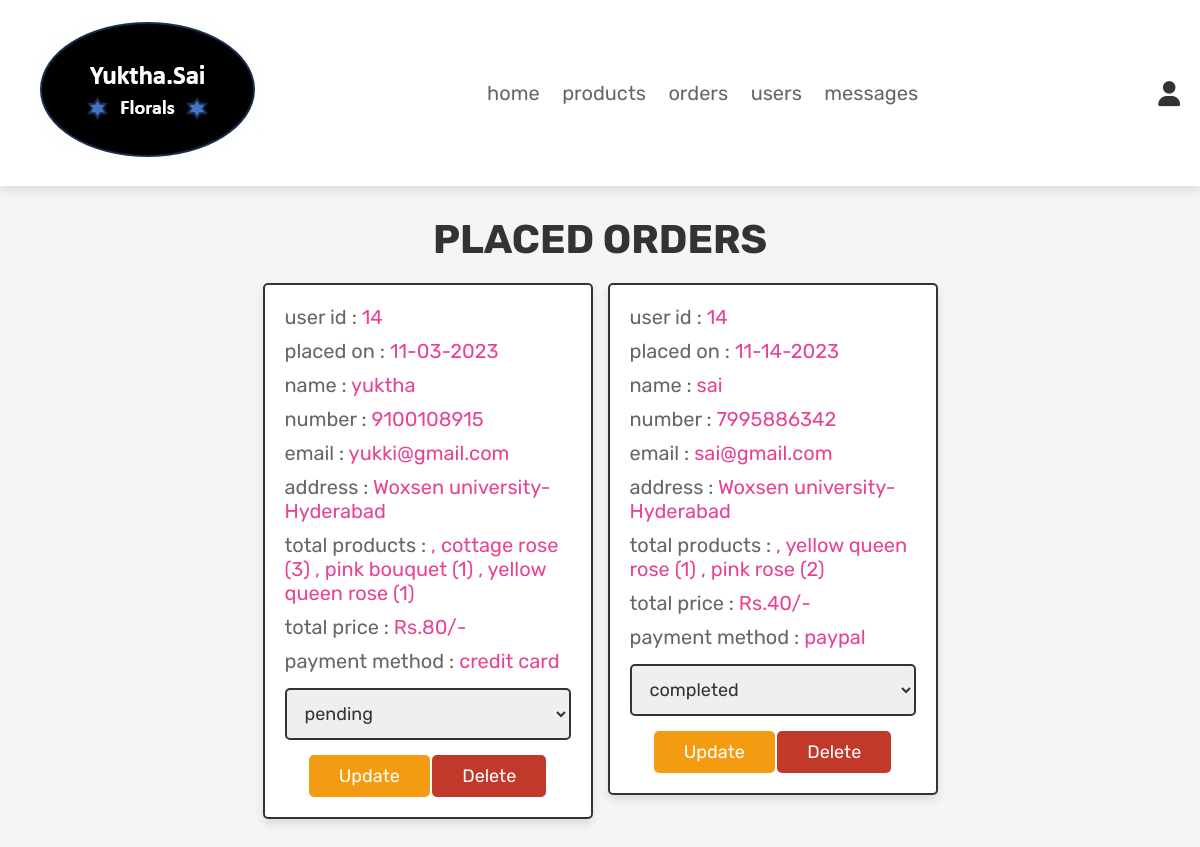
The app's page /admin_orders.php (signed in) with its own data.
### tables this page shows
CREATE TABLE `orders` (
  `id` int(100) NOT NULL,
  `user_id` int(100) NOT NULL,
  `name` varchar(100) NOT NULL,
  `number` varchar(12) NOT NULL,
  `email` varchar(100) NOT NULL,
  `method` varchar(50) NOT NULL,
  `address` varchar(500) NOT NULL,
  `total_products` varchar(1000) NOT NULL,
  `total_price` int(100) NOT NULL,
  `placed_on` varchar(50) NOT NULL,
  `payment_status` varchar(20) NOT NULL DEFAULT 'pending'
);

### admin_orders.php (the view, shortened to what this page needs)
<?php
@include 'config.php';
?>
<!DOCTYPE html>
<html lang="en">
<head>
   <link rel="stylesheet" href="https://cdnjs.cloudflare.com/ajax/libs/font-awesome/6.0.0/css/all.min.css">
   <link rel="stylesheet" href="css/admin_style.css">
</head>
<body>
<?php @include 'admin_header.php'; ?>
<section class="placed-orders">
   <h1 class="title">placed orders</h1>
   <div class="box-container">
      <?php
      $select_orders = mysqli_query($conn, "SELECT * FROM `orders`") or die('query failed');
      if(mysqli_num_rows($select_orders) > 0){
         while($fetch_orders = mysqli_fetch_assoc($select_orders)){
      ?>
      <div class="box">
         <p> user id : <span><?php echo $fetch_orders['user_id']; ?></span> </p>
         <p> placed on : <span><?php echo $fetch_orders['placed_on']; ?></span> </p>
         <p> name : <span><?php echo $fetch_orders['name']; ?></span> </p>
         <p> number : <span><?php echo $fetch_orders['number']; ?></span> </p>
         <p> email : <span><?php echo $fetch_orders['email']; ?></span> </p>
         <p> address : <span><?php echo $fetch_orders['address']; ?></span> </p>
         <p> total products : <span><?php echo $fetch_orders['total_products']; ?></span> </p>
         <p> total price : <span>Rs.<?php echo $fetch_orders['total_price']; ?>/-</span> </p>
         <p> payment method : <span><?php echo $fetch_orders['method']; ?></span> </p>
         <form action="" method="post">
            <select name="update_payment">
               <option disabled selected><?php echo $fetch_orders['payment_status']; ?></option>
            </select>
            <input type="submit" name="update_order" value="update" class="option-btn">
            <a href="admin_orders.php?delete=<?php echo $fetch_orders['id']; ?>" class="delete-btn" onclick="return confirm('delete this order?');">delete</a>
         </form>
      </div>
      <?php
         }
      }else{
         echo '<p class="empty">no orders placed yet!</p>';
      }
      ?>
   </div>
</section>
</body>
</html>

### css/admin_style.css (style rules this page uses)
:root { --pink:#e84393; --red:#c0392b; --orange:#f39c12; --black:#333; --white:#fff; --light-color:#666; --light-white:#ccc; --light-bg:#f5f5f5; --border:.2rem solid var(--black); --box-shadow:0 .5rem 1rem rgba(0,0,0,.1); }
* { font-family: 'Rubik', sans-serif; margin:0; padding:0; box-sizing: border-box; outline: none; border:none; text-decoration: none; transition:all .2s linear; }
html { font-size: 62.5%; overflow-x: hidden; scroll-behavior: smooth; scroll-padding-top: 6.5rem; }
body { background: var(--light-bg); }
section { padding:3rem 2rem; }
.title { text-align: center; margin-bottom: 2rem; color:var(--black); text-transform: uppercase; font-size: 4rem; }
.btn, .delete-btn, .option-btn { display: inline-block; border-radius: .5rem; margin-top: 1rem; font-size: 1.8rem; color:var(--white); cursor: pointer; padding:1rem 3rem; text-transform: capitalize; }
.delete-btn { background-color: var(--red); }
.option-btn { background-color: var(--orange); }
.placed-orders .box-container { display: grid; grid-template-columns: repeat(auto-fit, 33rem); gap:1.5rem; align-items: flex-start; max-width: 1200px; margin: 0 auto; justify-content: center; }
.placed-orders .box-container .box { padding:2rem; border:var(--border); background-color: var(--white); box-shadow: var(--box-shadow); border-radius: .5rem; }
.placed-orders .box-container .box p { margin-bottom: 1rem; font-size: 2rem; color:var(--light-color); }
.placed-orders .box-container .box p span { color:var(--pink); }
.placed-orders .box-container .box form { margin-top: 1rem; text-align: center; }
.placed-orders .box-container .box form select { width: 100%; border:var(--border); padding:1.2rem 1.4rem; font-size: 1.8rem; color:var(--black); border:var(--border); border-radius: .5rem; margin:.5rem 0; }

### records on screen
orders: user "14", placed_on "11-03-2023", name "yuktha", number "9100108915", email "yukki@gmail.com", address "Woxsen university- Hyderabad", total_products ", cottage rose (3) , pink bouquet (1) , yellow queen rose (1)", total_price "80", method "credit card", update_payment "pending"
orders: user "14", placed_on "11-14-2023", name "sai", number "7995886342", email "sai@gmail.com", address "Woxsen university- Hyderabad", total_products ", yellow queen rose (1) , pink rose (2)", total_price "40", method "paypal", update_payment "completed"
